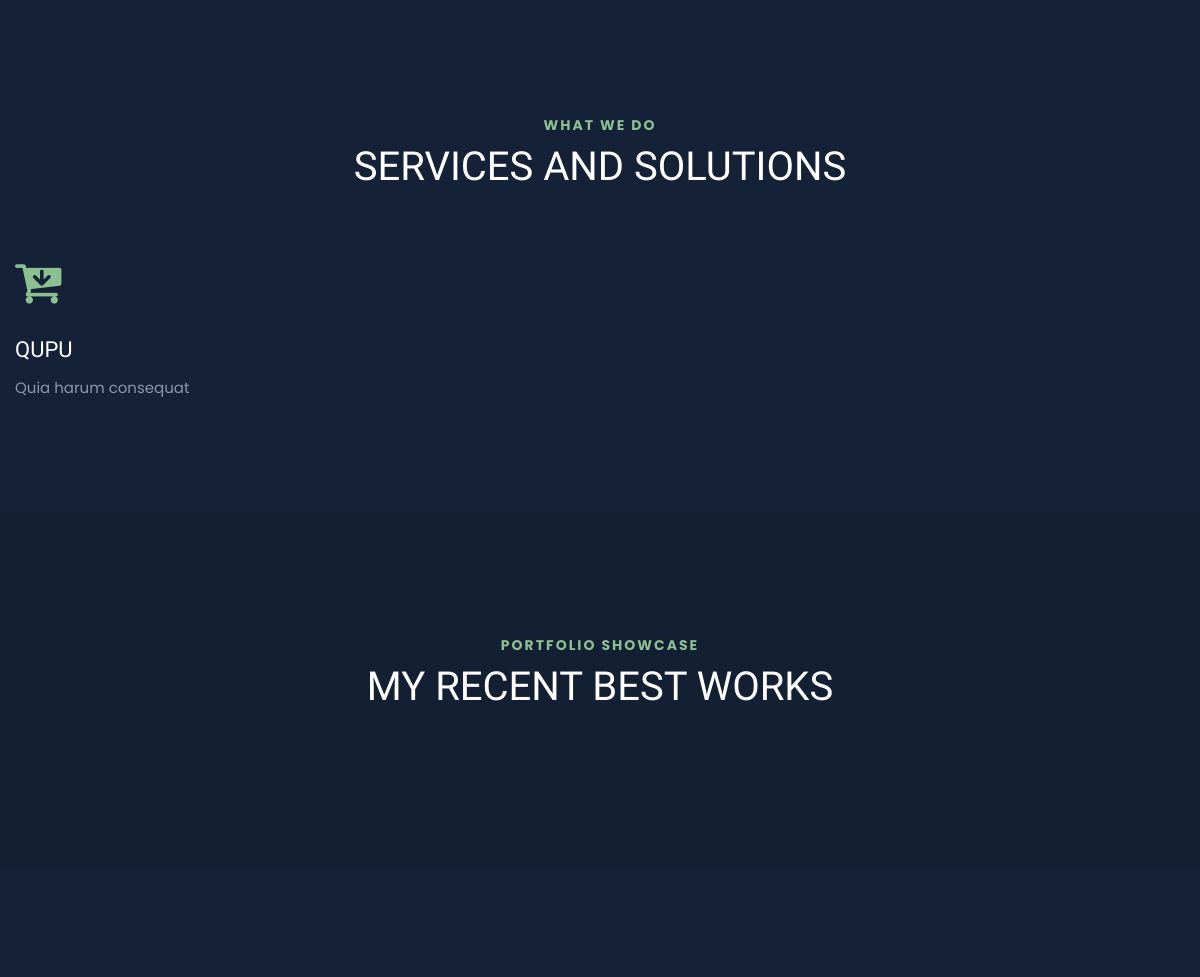
The app's page / (middle part), older data.
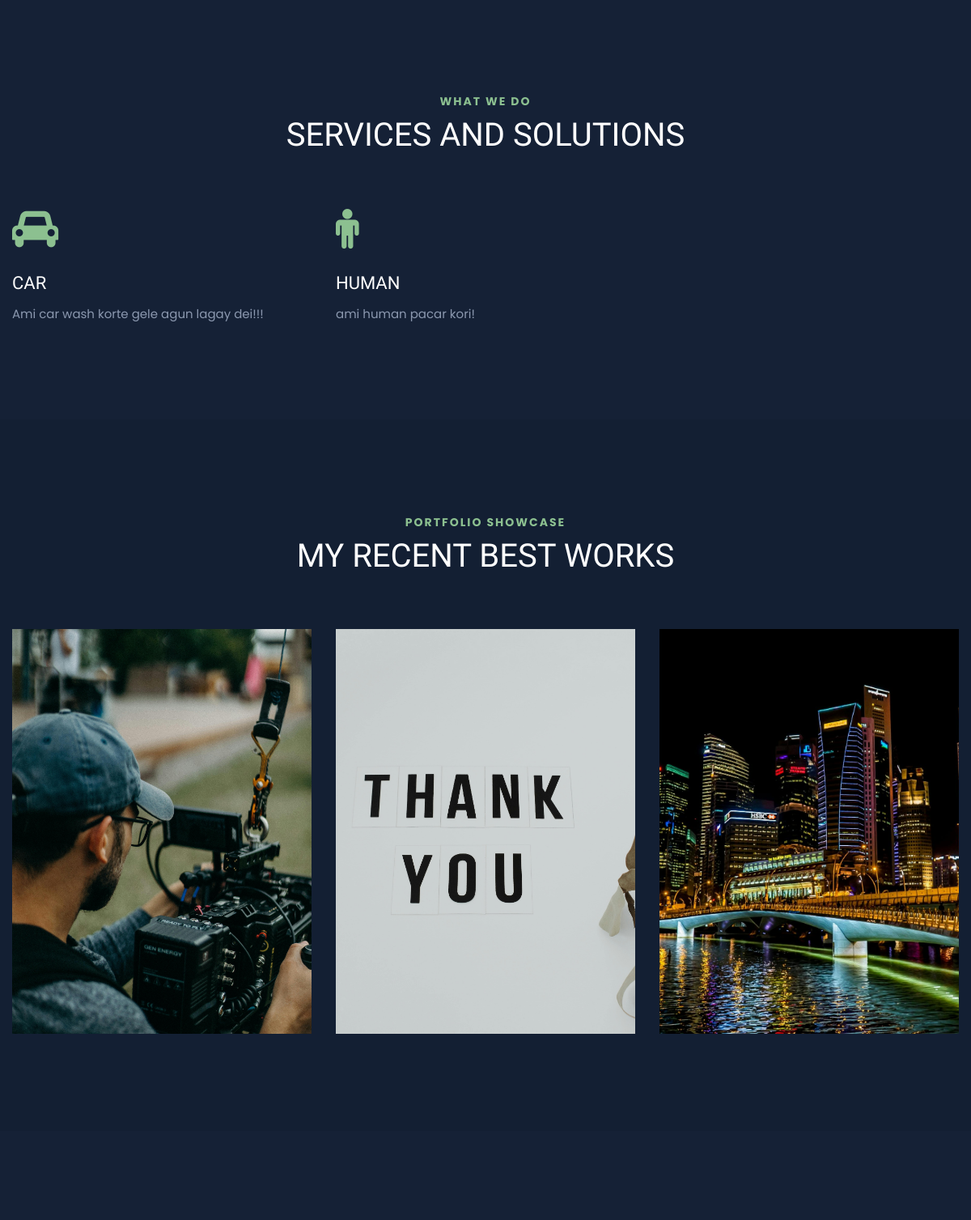
The same page, newer data.
### tables this page shows
CREATE TABLE `services` (
  `id` int NOT NULL,
  `title` varchar(200) NOT NULL,
  `description` longtext NOT NULL,
  `icon` varchar(200) NOT NULL,
  `status` varchar(200) NOT NULL DEFAULT 'deactive'
);

CREATE TABLE `portfolios` (
  `id` int NOT NULL,
  `title` varchar(200) NOT NULL,
  `subtitle` varchar(200) NOT NULL,
  `description` longtext NOT NULL,
  `image` varchar(200) NOT NULL,
  `status` varchar(200) NOT NULL DEFAULT 'deactive'
);

### index.php (the view, shortened to what this page needs)
<?php
include './config/database.php';
$service_query = "SELECT * FROM services WHERE status='active'";
$service = mysqli_query($db_connect,$service_query);
$port_query = "SELECT * FROM portfolios WHERE status='active'";
$portfolios = mysqli_query($db_connect,$port_query);
?>
<!doctype html>
<html class="no-js" lang="en">
<head>
        <link rel="stylesheet" href="./public/frontend/css/bootstrap.min.css">
        <link rel="stylesheet" href="./public/frontend/css/animate.min.css">
        <link rel="stylesheet" href="./public/frontend/css/magnific-popup.css">
        <link rel="stylesheet" href="./public/frontend/css/fontawesome-all.min.css">
        <link rel="stylesheet" href="https://cdnjs.cloudflare.com/ajax/libs/font-awesome/4.7.0/css/font-awesome.css" />
        <link rel="stylesheet" href="./public/frontend/css/flaticon.css">
        <link rel="stylesheet" href="./public/frontend/css/slick.css">
        <link rel="stylesheet" href="./public/frontend/css/aos.css">
        <link rel="stylesheet" href="./public/frontend/css/default.css">
        <link rel="stylesheet" href="./public/frontend/css/style.css">
        <link rel="stylesheet" href="./public/frontend/css/responsive.css">
    </head>
    <body class="theme-bg">
        <main>
            <section id="service" class="services-area pt-120 pb-50">
				<div class="container">
                    <div class="row justify-content-center">
                        <div class="col-xl-6 col-lg-8">
                            <div class="section-title text-center mb-70">
                                <span>WHAT WE DO</span>
                                <h2>Services and Solutions</h2>
                            </div>
                        </div>
                    </div>
					<div class="row">
                        <?php foreach($service as $service) : ?>
						<div class="col-lg-4 col-md-6">
							<div class="icon_box_01 wow fadeInLeft" data-wow-delay="0.2s">
                                <i class="<?= $service['icon'] ?>"></i>
								<h3><?= $service['title'] ?></h3>
								<p>
                                <?= $service['description'] ?>
								</p>
							</div>
						</div>
                        <?php endforeach; ?>
					</div>
				</div>
			</section>
            <section id="portfolio" class="portfolio-area primary-bg pt-120 pb-90">
                <div class="container">
                    <div class="row justify-content-center">
                        <div class="col-xl-6 col-lg-8">
                            <div class="section-title text-center mb-70">
                                <span>Portfolio Showcase</span>
                                <h2>My Recent Best Works</h2>
                            </div>
                        </div>
                    </div>
                    <div class="row">
                        <?php foreach($portfolios as $portfolio): ?>
                        <div class="col-lg-4 col-md-6 pitem">
                            <div class="speaker-box">
								<div class="speaker-thumb">
									<img style="height: 500px; object-fit:cover" src="./public/uploads/portfolio/<?= $portfolio['image'] ?>" alt="img">
								</div>
							</div>
                        </div>
                        <?php endforeach; ?>
                    </div>
                </div>
            </section>
            <section class="fact-area">
            </section>
        </main>
    </body>
</html>

Row changes from the older to the newer data that the page shows:
removed services: title "QUPU", description "Quia harum consequat"
now on this page (row edited): services: title "CAR", description "Ami car wash korte gele agun lagay dei!!!"
added services: title "HUMAN", description "ami human pacar kori!"
added portfolios: image (picture)
added portfolios: image (picture)
added portfolios: image (picture)
